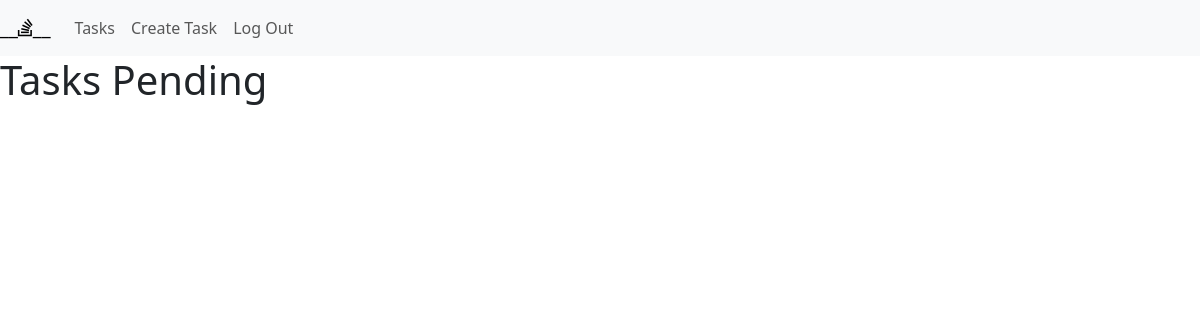
The app's page /tasks/ (signed in), older data.
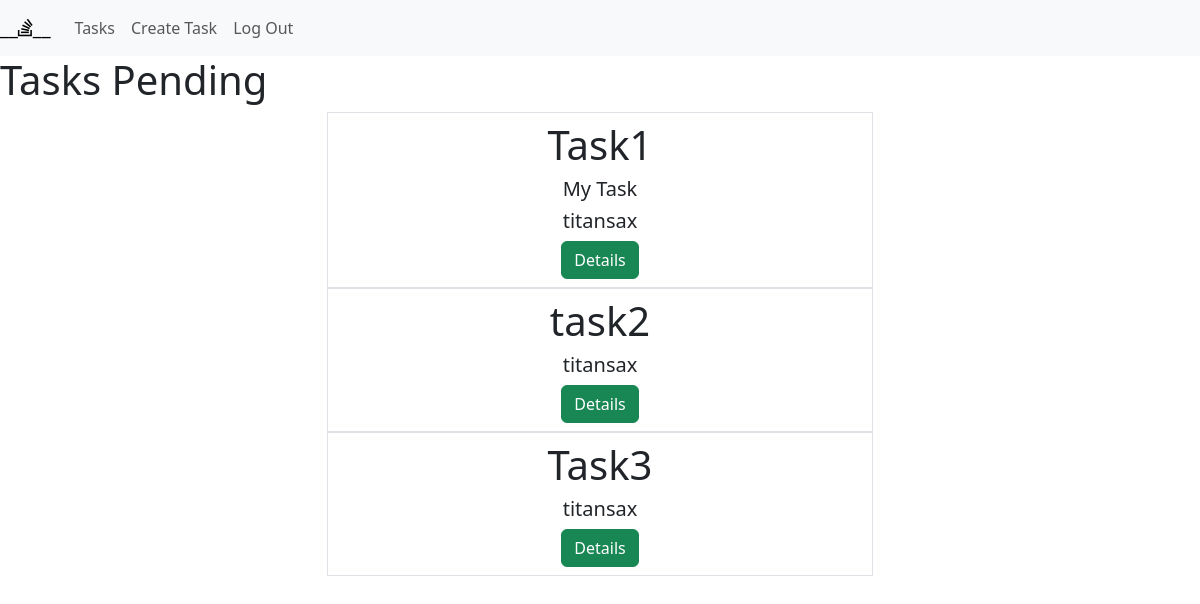
The same page, newer data.
### tasks/models.py (models this page shows, shortened)
class Task(models.Model):
    title = models.CharField(max_length =100)
    description = models.TextField(blank=True)
    created = models.DateTimeField(auto_now_add=True)
    datecompleted = models.DateTimeField(null=True, blank=True)
    important = models.BooleanField(default=False)
    user = models.ForeignKey(User, on_delete= models.CASCADE)

### tasks/views.py (the view)
# urls.py: path('tasks/', views.tasks, name='tasks'),
@login_required
def tasks(request):
    tasks = Task.objects.filter(user = request.user,datecompleted__isnull=True)
    return render(request,'tasks.html', {'tasks' : tasks} )

### tasks/templates/tasks.html
{% extends 'base.html' %}
{% block content %}
<h1>Tasks Pending   </h1>
<ul class="list-group">
    <div class="container">
        {% for task in tasks %}
        <div class="row">
            <div class="col-3"></div>
            <div class="col-6">
                <li class="list-group-item">
                    {% if task.important %}
                    <strong><h1 class="text-center">{{task.title}}</h1></strong>
                    {% else %}
                    <h2 class="text-center">{{task.title}}</h2>
                    {% endif %}
                    <div class="text-center">
                        <h5>{{task.description}}</h5>
                        <h5>{{task.user.username}}</h5>
                        <a  class= "btn btn-success" href="{% url 'task_detail' task.id %}">Details</a>
                    </div>
                </li>
            </div>
            <div class="col-3"></div>
        </div>
        {% endfor %}
</ul>
{% endblock %}

### tasks/templates/base.html (shortened to what this page needs)
<!DOCTYPE html>
<html lang="en">
<head>
    <link href="https://cdn.jsdelivr.net/npm/bootstrap@5.3.3/dist/css/bootstrap.min.css" rel="stylesheet">
    <link rel="stylesheet" href="https://cdnjs.cloudflare.com/ajax/libs/font-awesome/6.5.2/css/all.min.css" />
</head>
<body>
    <nav class="navbar navbar-expand-lg navbar-light bg-light ml-2">
        <div class="ml-2">
            <a class="navbar-brand " href="/">__<i class="fa-brands fa-stack-overflow"></i>__</a>
        </div>
        <div class="collapse navbar-collapse" id="navbarNav">
          <ul class="navbar-nav">
            {% if user.is_authenticated %}
            <li class="nav-item" ><a class="nav-link" href="/tasks">Tasks</a></li>
            <li class="nav-item" ><a class="nav-link" href="/tasks/create">Create Task</a></li>
            <li class="nav-item" ><a class="nav-link" href="/logout">Log Out</a></li>
            {% else %}
            <li class="nav-item" ><a class="nav-link" href="/signup">Sign Up</a></li>
            <li class="nav-item" ><a class="nav-link" href="/signin">Sign In</a></li>
            {% endif %}
            </ul>
        </div>
    </nav>
    {% block content %}
    {% endblock %}
</body>
</html>

Row changes from the older to the newer data that the page shows:
added Task: title "Task1", description "My Task", user.username "titansax"
added Task: title "task2", user.username "titansax"
added Task: title "Task3", user.username "titansax"
